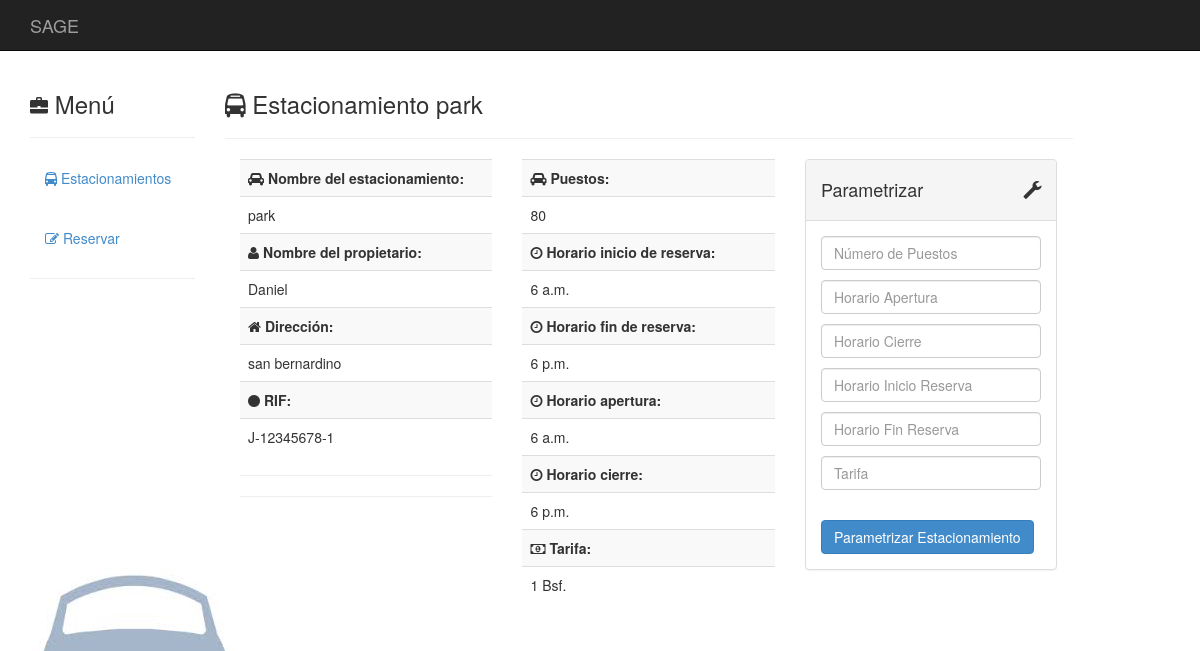
The app's page /estacionamientos/1/ with its own data.
### estacionamientos/models.py (models this page shows)
class Estacionamiento(models.Model):
	Propietario = models.CharField(max_length = 50, help_text = "Nombre Propio")
	Nombre = models.CharField(max_length = 50)
	Direccion = models.TextField(max_length = 120)
	Telefono_1 = models.CharField(blank = True, null = True, max_length = 30)
	Telefono_2 = models.CharField(blank = True, null = True, max_length = 30)
	Telefono_3 = models.CharField(blank = True, null = True, max_length = 30)
	Email_1 = models.EmailField(blank = True, null = True)
	Email_2 = models.EmailField(blank = True, null = True)
	Rif = models.CharField(max_length = 12)
	Tarifa = models.CharField(max_length = 50)
	Apertura = models.TimeField(blank = True, null = True)
	Cierre = models.TimeField(blank = True, null = True)
	Reservas_Inicio = models.TimeField(blank = True, null = True)
	Reservas_Cierre = models.TimeField(blank = True, null = True)
	NroPuesto = models.IntegerField(blank = True, null = True)

### estacionamientos/views.py (the view)
# urls.py: url(r'^(?P<_id>\d+)/$', views.estacionamiento_detail, name = 'estacionamiento_detail'),
def estacionamiento_detail(request, _id):
    _id = int(_id)
    try:
        estacion = Estacionamiento.objects.get(id = _id)
    except ObjectDoesNotExist:
        return render(request, '404.html')
    global listaReserva
    listaReserva = []
    if request.method == 'POST':
            form = EstacionamientoExtendedForm(request.POST)
            if form.is_valid():
                hora_in = form.cleaned_data['horarioin']
                hora_out = form.cleaned_data['horarioout']
                reserva_in = form.cleaned_data['horario_reserin']
                reserva_out = form.cleaned_data['horario_reserout']
                m_validado = HorarioEstacionamiento(hora_in, hora_out, reserva_in, reserva_out)
                if not m_validado[0]:
                    return render(request, 'templateMensaje.html', {'color':'red', 'mensaje': m_validado[1]})
                estacion.Tarifa = form.cleaned_data['tarifa']
                estacion.Apertura = hora_in
                estacion.Cierre = hora_out
                estacion.Reservas_Inicio = reserva_in
                estacion.Reservas_Cierre = reserva_out
                estacion.NroPuesto = form.cleaned_data['puestos']
                estacion.save()
    else:
        form = EstacionamientoExtendedForm()
    return render(request, 'estacionamiento.html', {'form': form, 'estacionamiento': estacion})

### estacionamientos/forms.py
class EstacionamientoExtendedForm(forms.Form):
    puestos = forms.IntegerField(min_value = 0, label = 'Número de Puestos')
    tarifa_validator = RegexValidator(
                            regex = '^([0-9]+(\.[0-9]+)?)$',
                            message = 'Sólo debe contener dígitos.'
                        )
    horarioin = forms.TimeField(required = True, label = 'Horario Apertura')
    horarioout = forms.TimeField(required = True, label = 'Horario Cierre')
    horario_reserin = forms.TimeField(required = True, label = 'Horario Inicio Reserva')
    horario_reserout = forms.TimeField(required = True, label = 'Horario Fin Reserva')
    tarifa = forms.CharField(required = True, validators = [tarifa_validator])

### templates/estacionamiento.html (shortened to what this page needs)
{% load staticfiles %}
<!DOCTYPE html>
<html lang="es"><head>
    <link href="{% static 'css/bootstrap.min.css'%}" rel="stylesheet">
    <link href="{% static 'css/base.css'%}" rel="stylesheet">
    <link href="{% static 'css/font-awesome.min.css'%}" rel="stylesheet">
   </head>
 <body>
<div id="top-nav" class="navbar navbar-inverse navbar-static-top">
  <div class="container">
    <div class="navbar-header">
          <div class="navbar-brand" href="#">
            SAGE
          </div>
    </div>
  </div>
</div>
<div class="container">
  <div class="row">
  <div class="col-sm-2">
                <h3>
            <i class="glyphicon glyphicon-briefcase">
            </i>
            Menú
          </h3>
      <hr>
         <ul class="nav nav-stacked">
            <li>
              <a href="..">
                <i class="fa fa-bus"></i>
                Estacionamientos
              </a>
            </li>
          </ul>
          <br>
          {% if estacionamiento.NroPuesto %}
            <ul class="nav nav-stacked">
              <li>
                <a href="./reserva">
                  <i class="fa fa-pencil-square-o"></i>
                  Reservar
                </a>
              </li>
            </ul>
          {% endif %}
      <hr>
    </div>
    <div class="col-sm-9">
       <h3><i class="fa fa-bus"></i> Estacionamiento {{estacionamiento.Nombre}}</h3>
       <hr>
    <div class="col-md-4">
      <table class="table table-striped">
        <tbody>
			<tr><td><b><i class="fa fa-car"></i> Nombre del estacionamiento:</b></td></tr>
			<tr><td>{{estacionamiento.Nombre}}</td></tr>
			<tr><td><b><i class="fa fa-user"></i> Nombre del propietario:</b></td></tr>
			<tr><td>{{estacionamiento.Propietario}}</td></tr>
			<tr><td><b><i class="fa fa-home"></i> Dirección:</b></td></tr>
			<tr><td>{{estacionamiento.Direccion}}</td></tr>
			<tr><td><b><i class="fa fa-circle"></i> RIF:</b></td></tr>
			<tr><td>{{estacionamiento.Rif}}</td></tr>
        </tbody>
      </table>
      <hr>
      <hr>
    </div>
    <div class="col-md-4">
       <table class="table table-striped">
        <tbody>
      {% if estacionamiento.NroPuesto %}
        <tr><td><b><i class="fa fa-car"></i> Puestos:</b></td></tr>
        <tr><td>{{estacionamiento.NroPuesto}}</td></tr>
      {% endif %}
      {% if estacionamiento.Reservas_Inicio %}
        <tr><td><b><i class="fa fa-clock-o"></i> Horario inicio de reserva:</b></td></tr>
        <tr><td>{{estacionamiento.Reservas_Inicio}}</td></tr>
      {% endif %}
      {% if estacionamiento.Reservas_Cierre %}
        <tr><td><b><i class="fa fa-clock-o"></i> Horario fin de reserva:</b></td></tr>
        <tr><td>{{estacionamiento.Reservas_Cierre}}</td></tr>
      {% endif %}
      {% if estacionamiento.Apertura %}
        <tr><td><b><i class="fa fa-clock-o"></i> Horario apertura:</b></td></tr>
        <tr><td>{{estacionamiento.Apertura}}</td></tr>
      {% endif %}
      {% if estacionamiento.Cierre %}
        <tr><td><b><i class="fa fa-clock-o"></i> Horario cierre:</b></td></tr>
        <tr><td>{{estacionamiento.Cierre}}</td></tr>
      {% endif %}
 	  {% if estacionamiento.Tarifa %}
        <tr><td><b><i class="fa fa-money"></i></i> Tarifa:</b></td></tr>
        <tr><td>{{estacionamiento.Tarifa}} Bsf.</td></tr>
      {% endif %}
        </tbody>
      </table>
    </div><div class="col-md-4">
          <div class="panel panel-default">
            <div class="panel-heading">
              <div class="panel-title">
                <i class="glyphicon glyphicon-wrench pull-right">
                </i>
                <h4>
                  Parametrizar
                </h4>
              </div>
            </div>
            <div class="panel-body">
              <form action="." method="post" class="form form-vertical">
              {% for field in form %}
                <div class="control-group">
                  <div class="controls">
                    <input type="text" class="form-control" name="{{field.name}}" placeholder="{{field.label}}" for="id_{{field.name}}"><p>
                  </div>
                </div>
              {% endfor %}
                <div class="control-group">
                  <div class="controls">
                    <button type="submit" class="btn btn-primary">
                      Parametrizar Estacionamiento
                    </button>
                  </div>
                </div>
              </form>
            </div>
          </div>
        </div>
  </div>
</div>
</body>
</html>

### static/css/base.css (style rules this page uses)
body { background-image: url("./images.jpg"); background-repeat:no-repeat; background-position: bottom left; background-attachment: fixed; }
.navbar-static-top { margin-bottom:20px; }
i { font-size:18px; }

### records on screen
Estacionamiento: Nombre "park", Propietario "Daniel", Direccion "san bernardino", Rif "J-12345678-1", NroPuesto "80", Reservas_Inicio "6 a.m.", Reservas_Cierre "6 p.m.", Apertura "6 a.m.", Cierre "6 p.m.", Tarifa "1"
